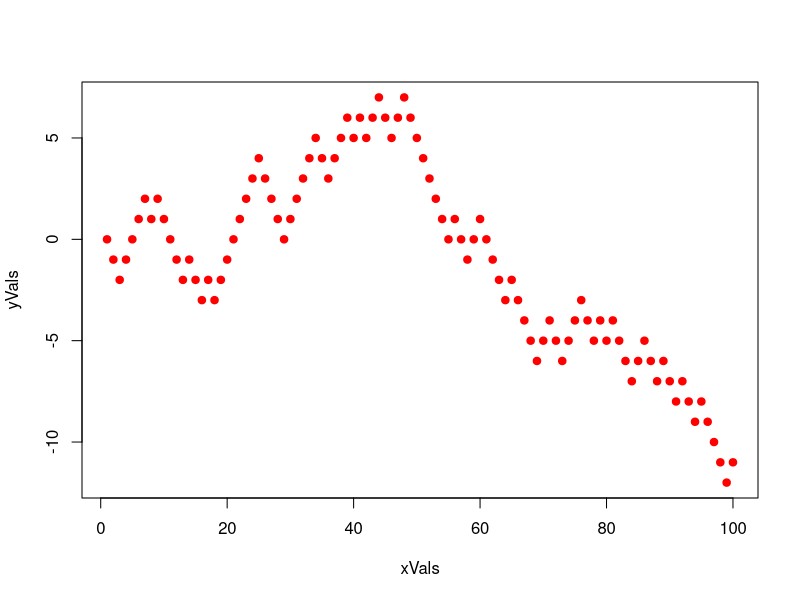

Here is the R script that generated this plot:
######################################
## R code to simulate a random walk ##
## in 1D                            ##
######################################

N=100 # length of random walk
pMoveRight = 0.5 # probability of moving to the right

X = rep(NA, N) # vector of length N, filled with NA

X[1]=0 # start the random walk at 0
for (i in 2:N)
  {
    genUnif = runif(1) # generate a single Unif(0,1) r.v.
    if (genUnif<pMoveRight)
      X[i] = X[i-1] + 1 # move right w/ prob pMoveRight
    else
      X[i] = X[i-1] - 1 # move left w/ prob (1-pMoveRight)
  }

######################################
## plot the random walk sample path ##
######################################

xVals = seq(1,N)
yVals = X
plot(xVals, yVals, pch=19, col="red") # plot random walk with solid circles (pch=19)

######################################
## calculations based on sample path##
######################################

sum(X) # total
mean(X)
sd(X)
